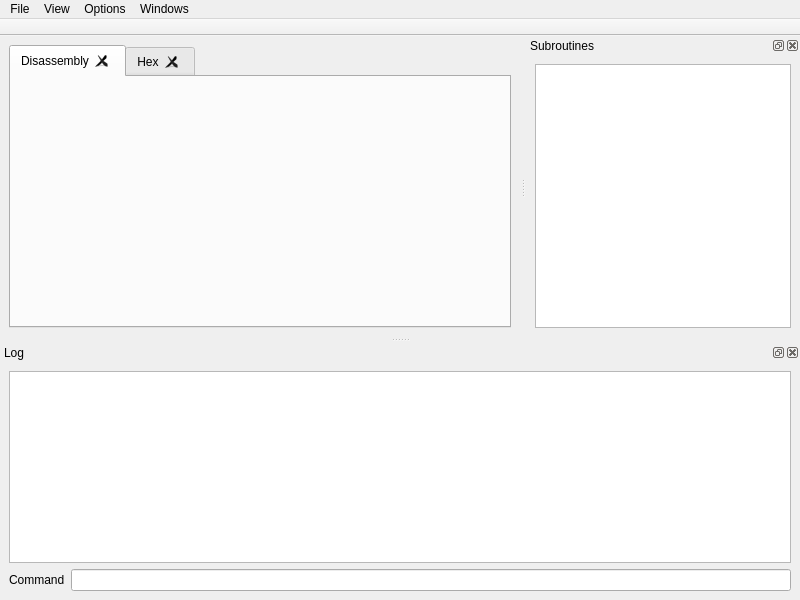
<?xml version="1.0" encoding="UTF-8"?>
<ui version="4.0">
 <class>MainWindow</class>
 <widget class="QMainWindow" name="MainWindow">
  <property name="geometry">
   <rect>
    <x>0</x>
    <y>0</y>
    <width>800</width>
    <height>600</height>
   </rect>
  </property>
  <property name="windowTitle">
   <string>Interactive Static Analyzer</string>
  </property>
  <property name="documentMode">
   <bool>false</bool>
  </property>
  <property name="dockNestingEnabled">
   <bool>true</bool>
  </property>
  <property name="dockOptions">
   <set>QMainWindow::AllowNestedDocks|QMainWindow::AllowTabbedDocks|QMainWindow::AnimatedDocks</set>
  </property>
  <property name="unifiedTitleAndToolBarOnMac">
   <bool>false</bool>
  </property>
  <widget class="QWidget" name="centralwidget">
   <layout class="QVBoxLayout" name="verticalLayout">
    <item>
     <widget class="QSplitter" name="splitter">
      <property name="orientation">
       <enum>Qt::Vertical</enum>
      </property>
      <property name="childrenCollapsible">
       <bool>false</bool>
      </property>
      <widget class="QTabWidget" name="tabMain">
       <property name="sizePolicy">
        <sizepolicy hsizetype="Expanding" vsizetype="Expanding">
         <horstretch>0</horstretch>
         <verstretch>40</verstretch>
        </sizepolicy>
       </property>
       <property name="minimumSize">
        <size>
         <width>0</width>
         <height>200</height>
        </size>
       </property>
       <property name="acceptDrops">
        <bool>false</bool>
       </property>
       <property name="autoFillBackground">
        <bool>false</bool>
       </property>
       <property name="styleSheet">
        <string notr="true"/>
       </property>
       <property name="tabPosition">
        <enum>QTabWidget::North</enum>
       </property>
       <property name="tabShape">
        <enum>QTabWidget::Rounded</enum>
       </property>
       <property name="currentIndex">
        <number>0</number>
       </property>
       <property name="documentMode">
        <bool>false</bool>
       </property>
       <property name="tabsClosable">
        <bool>true</bool>
       </property>
       <property name="movable">
        <bool>true</bool>
       </property>
       <property name="tabBarAutoHide">
        <bool>false</bool>
       </property>
       <widget class="QWidget" name="disassembly">
        <attribute name="title">
         <string>Disassembly</string>
        </attribute>
       </widget>
       <widget class="QWidget" name="hex">
        <attribute name="title">
         <string>Hex</string>
        </attribute>
       </widget>
      </widget>
     </widget>
    </item>
   </layout>
  </widget>
  <widget class="QMenuBar" name="menubar">
   <property name="geometry">
    <rect>
     <x>0</x>
     <y>0</y>
     <width>800</width>
     <height>21</height>
    </rect>
   </property>
   <widget class="QMenu" name="menuFile">
    <property name="title">
     <string>File</string>
    </property>
    <addaction name="actionOpen"/>
    <addaction name="actionNew"/>
    <addaction name="actionSave"/>
   </widget>
   <widget class="QMenu" name="menuView">
    <property name="title">
     <string>View</string>
    </property>
   </widget>
   <widget class="QMenu" name="menuOptions">
    <property name="title">
     <string>Options</string>
    </property>
   </widget>
   <widget class="QMenu" name="menuWindows">
    <property name="title">
     <string>Windows</string>
    </property>
   </widget>
   <addaction name="menuFile"/>
   <addaction name="menuView"/>
   <addaction name="menuOptions"/>
   <addaction name="menuWindows"/>
  </widget>
  <widget class="QToolBar" name="toolBar">
   <property name="windowTitle">
    <string>toolBar</string>
   </property>
   <property name="movable">
    <bool>false</bool>
   </property>
   <property name="floatable">
    <bool>false</bool>
   </property>
   <attribute name="toolBarArea">
    <enum>TopToolBarArea</enum>
   </attribute>
   <attribute name="toolBarBreak">
    <bool>false</bool>
   </attribute>
  </widget>
  <widget class="QDockWidget" name="dockConsole">
   <property name="sizePolicy">
    <sizepolicy hsizetype="Preferred" vsizetype="Preferred">
     <horstretch>0</horstretch>
     <verstretch>0</verstretch>
    </sizepolicy>
   </property>
   <property name="layoutDirection">
    <enum>Qt::LeftToRight</enum>
   </property>
   <property name="windowTitle">
    <string>Log</string>
   </property>
   <attribute name="dockWidgetArea">
    <number>8</number>
   </attribute>
   <widget class="QWidget" name="dockWidgetContents_7">
    <property name="sizePolicy">
     <sizepolicy hsizetype="Expanding" vsizetype="Expanding">
      <horstretch>0</horstretch>
      <verstretch>0</verstretch>
     </sizepolicy>
    </property>
    <layout class="QVBoxLayout" name="verticalLayout_5">
     <item>
      <widget class="LogView" name="textConsole">
       <property name="sizePolicy">
        <sizepolicy hsizetype="Expanding" vsizetype="Preferred">
         <horstretch>0</horstretch>
         <verstretch>0</verstretch>
        </sizepolicy>
       </property>
       <property name="lineWrapMode">
        <enum>QPlainTextEdit::NoWrap</enum>
       </property>
       <property name="readOnly">
        <bool>true</bool>
       </property>
       <property name="textInteractionFlags">
        <set>Qt::TextSelectableByKeyboard|Qt::TextSelectableByMouse</set>
       </property>
      </widget>
     </item>
     <item>
      <layout class="QFormLayout" name="formCommand">
       <item row="0" column="0">
        <widget class="QLabel" name="labelCommand">
         <property name="text">
          <string>Command</string>
         </property>
        </widget>
       </item>
       <item row="0" column="1">
        <widget class="QLineEdit" name="editCommand"/>
       </item>
      </layout>
     </item>
    </layout>
   </widget>
  </widget>
  <widget class="QDockWidget" name="dockSubroutines">
   <property name="sizePolicy">
    <sizepolicy hsizetype="Preferred" vsizetype="Preferred">
     <horstretch>0</horstretch>
     <verstretch>0</verstretch>
    </sizepolicy>
   </property>
   <property name="features">
    <set>QDockWidget::AllDockWidgetFeatures</set>
   </property>
   <property name="windowTitle">
    <string>Subroutines</string>
   </property>
   <attribute name="dockWidgetArea">
    <number>2</number>
   </attribute>
   <widget class="QWidget" name="dockWidgetContents_8">
    <layout class="QVBoxLayout" name="verticalLayout_4">
     <item>
      <widget class="QListWidget" name="listWidget">
       <property name="sizePolicy">
        <sizepolicy hsizetype="Expanding" vsizetype="Expanding">
         <horstretch>0</horstretch>
         <verstretch>0</verstretch>
        </sizepolicy>
       </property>
      </widget>
     </item>
    </layout>
   </widget>
  </widget>
  <action name="actionOpen">
   <property name="text">
    <string>Open Database</string>
   </property>
   <property name="shortcut">
    <string>Ctrl+O</string>
   </property>
  </action>
  <action name="actionNew">
   <property name="text">
    <string>New</string>
   </property>
   <property name="shortcut">
    <string>Ctrl+N</string>
   </property>
  </action>
  <action name="actionSave">
   <property name="text">
    <string>Save Database</string>
   </property>
   <property name="shortcut">
    <string>Ctrl+W</string>
   </property>
  </action>
 </widget>
 <customwidgets>
  <customwidget>
   <class>LogView</class>
   <extends>QPlainTextEdit</extends>
   <header>widgets/logview.h</header>
  </customwidget>
 </customwidgets>
 <resources/>
 <connections/>
</ui>
